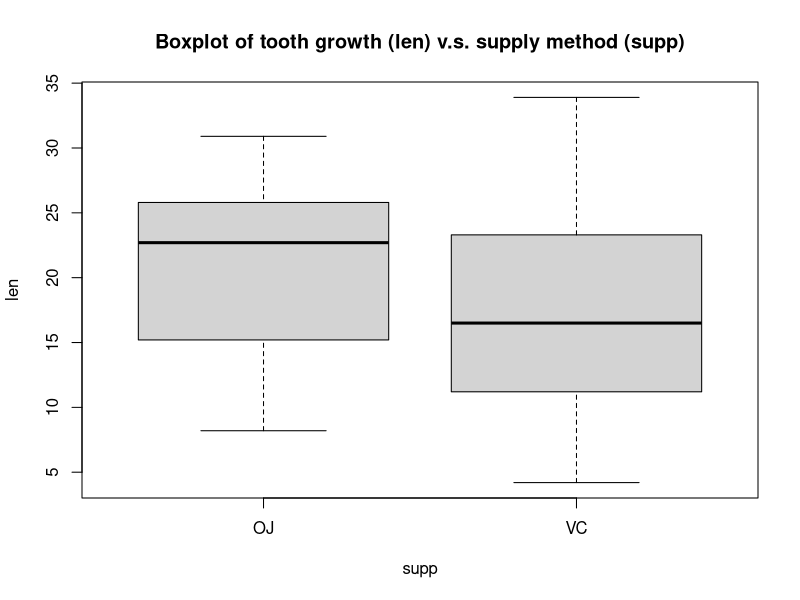
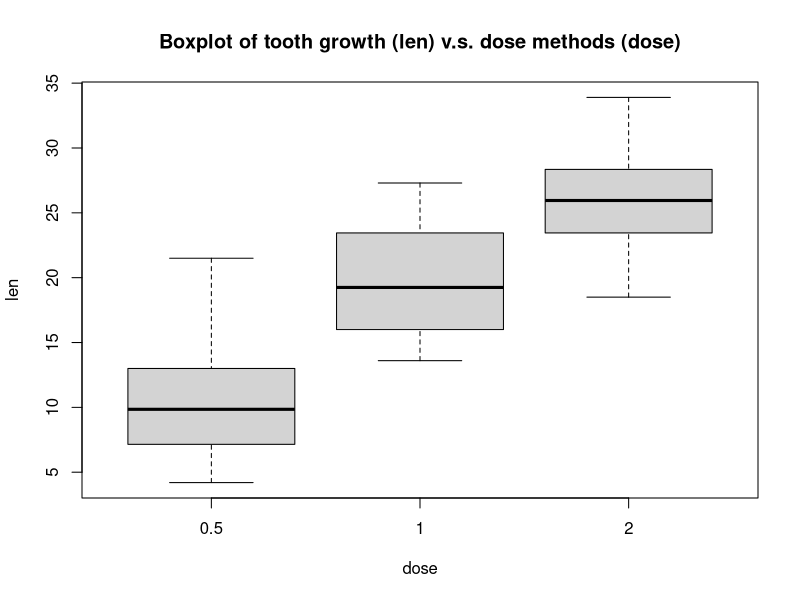

The R script that drew these images, in order:
library(ggplot2)

# ToothGrowth summary
summary(ToothGrowth)

# t-test for len and supp  
t.test(len ~ supp, data = ToothGrowth)
# boxplot for len and supp 
ToothGrowth$dose <- as.factor(ToothGrowth$dose)
#ggplot(aes(x=supp, y=len), data=ToothGrowth) + geom_boxplot(aes(fill=supp))
boxplot(len~supp,data=ToothGrowth, main="Boxplot of tooth growth (len) v.s. supply method (supp)", xlab="supp", ylab="len") 
# Reorgnize the data into three groups according to their dose levels
# The first group is 0.5 and 1, the second group is 0.5 and 2
# and the third group is 1 and 2.
x1 <- ToothGrowth[ToothGrowth$dose==0.5,1]
x2 <- ToothGrowth[ToothGrowth$dose==1,1]
x3 <- ToothGrowth[ToothGrowth$dose==2,1]
x_g1  <- cbind(x1,x2)
x_g2  <- cbind(x1,x3)
x_g3  <- cbind(x2,x3)

# t-test for len and three dose groups
t.test(x_g1[,1],x_g1[,2], paired=FALSE, var.equal=FALSE)
t.test(x_g2[,1],x_g2[,2], paired=FALSE, var.equal=FALSE)
t.test(x_g3[,1],x_g3[,2], paired=FALSE, var.equal=FALSE)

# boxplot for len and dose levels
#ToothGrowth$dose <- as.factor(ToothGrowth$dose)
#ggplot(aes(x=dose, y=len), data=ToothGrowth) + geom_boxplot(aes(fill=dose))
boxplot(len~dose,data=ToothGrowth, main="Boxplot of tooth growth (len) v.s. dose methods (dose)", xlab="dose", ylab="len") 

